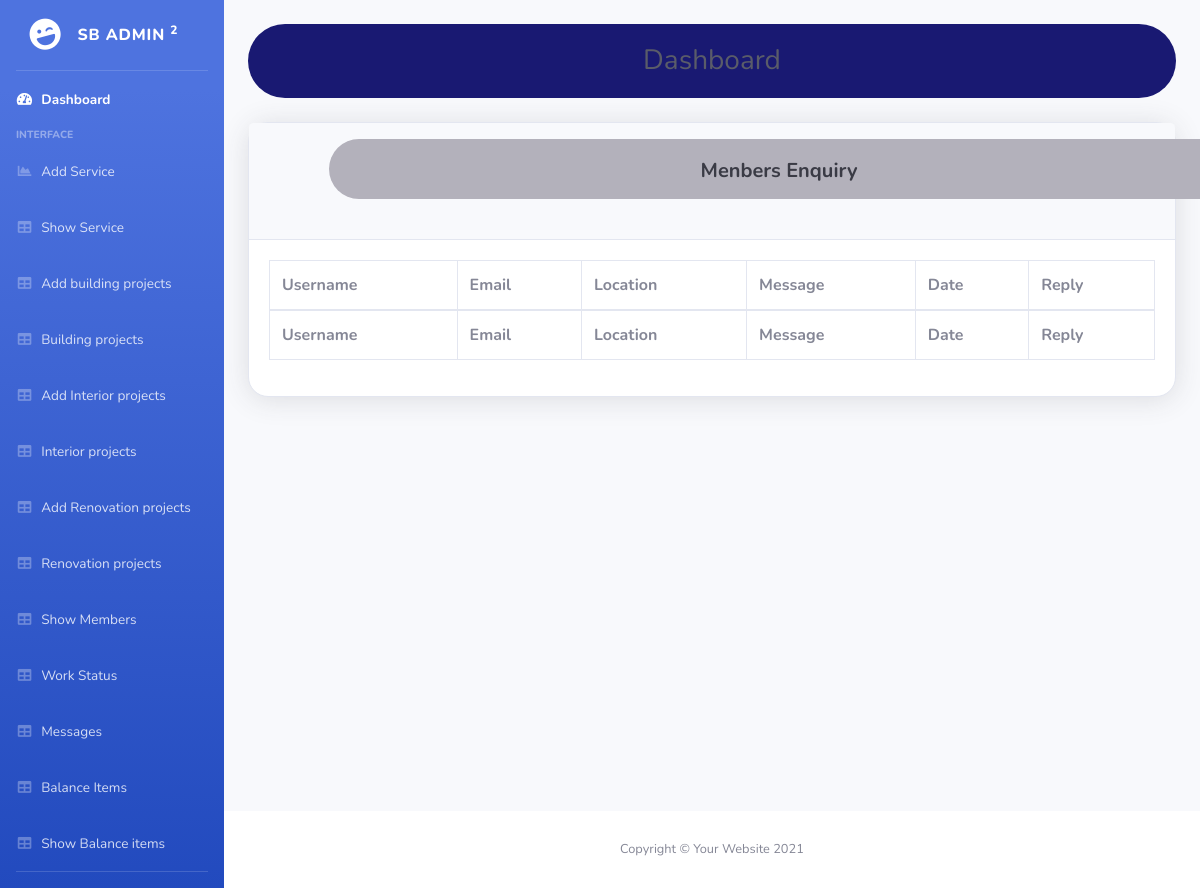
/index/MessageTable/, run on an earlier commit of the app's database.
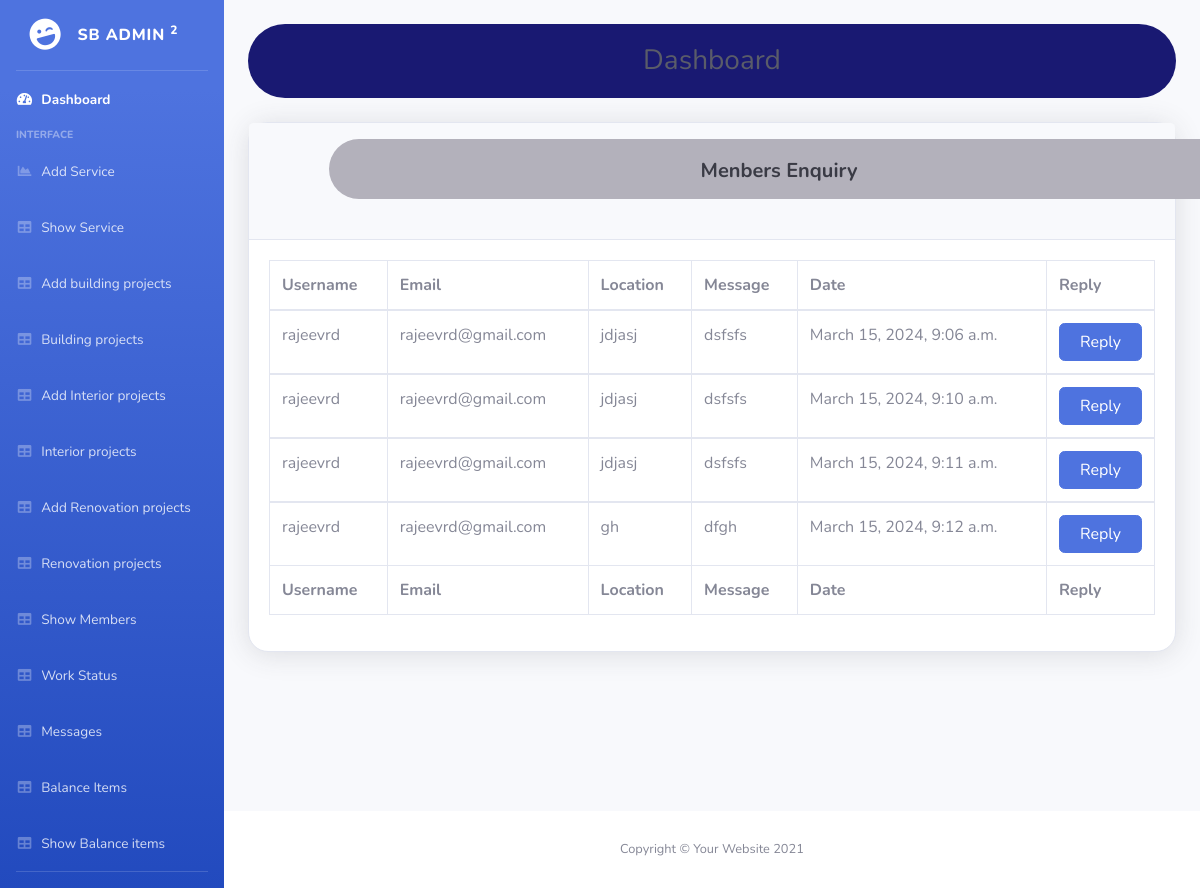
And on a later commit of the database.
### Usermodule/models.py (models this page shows, shortened)
class AppointmentRequest(models.Model):
    name = models.CharField(max_length=100)
    email = models.EmailField()
    message = models.TextField()
    location = models.CharField(max_length=100)
    created_at = models.DateTimeField(auto_now_add=True)

### Adminmodule/views.py (the view)
# urls.py: path('MessageTable/', views.MessageTable, name="MessageTable"),
def MessageTable(request):
    data = AppointmentRequest.objects.all()
    return render(request, "messagestable.html",{"data":data})

### Adminmodule/templates/messagestable.html (shortened to what this page needs)
<!DOCTYPE html>
{% extends 'Adminindex.html' %}
{% block content %}
<html lang="en">
<head>
    <link href="vendor/fontawesome-free/css/all.min.css" rel="stylesheet" type="text/css">
    <link href="css/sb-admin-2.min.css" rel="stylesheet">
</head>
<body class="bg-gradient-primary">
    <div class="container" >
        <div class="card shadow mb-4" style="border-radius: 20px;">
            <div class="card-header py-3">
                <h6 class="h5 font-weight-bold text-gray-900 mb-4 centered-container" style="margin-left:60px;background-color: #b3b1bb;width: 900px;height: 60px;">Menbers Enquiry  </h6>
            </div>
            <div class="card-body">
                <div class="table-responsive">
                    <table class="table table-bordered" id="dataTable" width="100%" cellspacing="0">
                        <thead>
                            <tr>
                                <th>Username</th>
                                <th>Email</th>
                                <th>Location</th>
                                <th>Message</th>
                                <th>Date</th>
                                <th>Reply</th>
                            </tr>
                        </thead>
                        <tfoot>
                            <tr>
                                <th>Username</th>
                                <th>Email</th>
                                <th>Location</th>
                                <th>Message</th>
                                <th>Date</th>
                                <th>Reply</th>
                            </tr>
                        </tfoot>
                        {% for i in data %}
                        <tbody>
                            <tr>
                                <td>{{i.name}}</td>
                                <td>{{i.email}}</td>
                                <td>{{i.location}}</td>
                                <td>{{i.message}}</td>
                                <td>{{i.created_at}}</td>
                                <form action="{% url 'showmessage' %}" method="get" enctype="multipart/form-data">
                                    <td>
                                        <button type="submit" class="btn btn-primary btn-user btn-block">
                                            Reply
                                        </button>
                                    </td>
                                </form>
                            </tr>
                        </tbody>
                        {% endfor %}
                    </table>
                </div>
            </div>
        </div>
    </div>
</div>
{% endblock %}

### Adminmodule/templates/Adminindex.html (shortened to what this page needs)
<!DOCTYPE html>
{% load static %}
<html lang="en">
<head>
    <link href="vendor/fontawesome-free/css/all.min.css" rel="stylesheet" type="text/css">
    <link href="{% static 'css/sb-admin-2.min.css' %}" rel="stylesheet">
</head>
<body>
    <div id="wrapper">
        <ul class="navbar-nav bg-gradient-primary sidebar sidebar-dark accordion box" id="">
            <a class="sidebar-brand d-flex align-items-center justify-content-center" href="index.html">
                <div class="sidebar-brand-icon rotate-n-15">
                    <i class="fas fa-laugh-wink"></i>
                </div>
                <div class="sidebar-brand-text mx-3">SB Admin <sup>2</sup></div>
            </a>
            <hr class="sidebar-divider my-0">
            <li class="nav-item active">
                <a class="nav-link" href="index.html">
                    <i class="fas fa-fw fa-tachometer-alt"></i>
                    <span>Dashboard</span></a>
            </li>
            <div class="sidebar-heading">
                Interface
            </div>
            <li class="nav-item">
                <a class="nav-link" href="{% url 'AddCategory' %}">
                    <i class="fas fa-fw fa-chart-area"></i>
                    <span>Add Service</span></a>
            </li>
            <li class="nav-item">
                <a class="nav-link" href="{% url 'showCategory' %}">
                    <i class="fas fa-fw fa-table"></i>
                    <span>Show Service</span></a>
            </li>
                        <li class="nav-item">
                            <a class="nav-link" href="{% url 'Addproperty' %}">
                                <i class="fas fa-fw fa-table"></i>
                                <span>Add building projects</span></a>
                        </li>
            <li class="nav-item">
                <a class="nav-link" href="{% url 'showproperty' %}">
                    <i class="fas fa-fw fa-table"></i>
                    <span>Building projects</span></a>
            </li>
        <li class="nav-item">
            <a class="nav-link" href="{% url 'Addinterior' %}">
            <i class="fas fa-fw fa-table"></i>
             <span>Add Interior projects</span></a>
         </li>
                                    <li class="nav-item">
                                        <a class="nav-link" href="{% url 'showinterior' %}">
                                            <i class="fas fa-fw fa-table"></i>
                                            <span>Interior projects</span></a>
                                    </li>
                                    <li class="nav-item">
                                        <a class="nav-link" href="{% url 'Renovations' %}">
                                        <i class="fas fa-fw fa-table"></i>
                                        <span>Add Renovation projects</span></a>
                                        </li>
                                        <li class="nav-item">
                                            <a class="nav-link" href="{% url 'showRenovation' %}">
                                            <i class="fas fa-fw fa-table"></i>
                                            <span>Renovation projects</span></a>
                                            </li>
                                     <li class="nav-item">
                                        <a class="nav-link" href="{% url 'showmembers' %}">
                                            <i class="fas fa-fw fa-table"></i>
                                            <span>Show Members</span></a>
                                    </li>
                                    <li class="nav-item">
                                    <a class="nav-link" href="{% url 'AddStatus' %}">
                                    <i class="fas fa-fw fa-table"></i>
                                    <span>Work Status</span></a>
                                    </li>
                                    <li class="nav-item">
                                    <a class="nav-link" href="{% url 'MessageTable' %}">
                                    <i class="fas fa-fw fa-table"></i>
                                    <span>Messages</span></a>
                                    </li>
                                    <li class="nav-item">
                                    <a class="nav-link" href="{% url 'balance' %}">
                                    <i class="fas fa-fw fa-table"></i>
                                    <span>Balance Items</span></a>
                                    </li>
                                    <li class="nav-item">
                                    <a class="nav-link" href="{% url 'showBalance' %}">
                                    <i class="fas fa-fw fa-table"></i>
                                    <span>Show Balance items</span></a>
                                    </li>
            <hr class="sidebar-divider d-none d-md-block">
        </ul><br>
        <div id="content-wrapper" class="d-flex flex-column">
            <div id="content">
                <div class="container-fluid">
                        <h1 class="h3 mb-0 text-gray-800 centered-container" >Dashboard</h1>
                    </div><br>
 {% block content %}
{% endblock %}
            <footer class="sticky-footer bg-white" style="position: sticky;bottom: 0;">
                <div class="container my-auto">
                    <div class="copyright text-center my-auto">
                        <span>Copyright &copy; Your Website 2021</span>
                    </div>
                </div>
            </footer>
        </div>
    </div>
</body>
</html>

### Adminmodule/templates/Adminindex.html (style rules this page uses)
.centered-container { text-align: center; padding: 20px; background-color: rgb(25, 25, 114); border-radius: 50px; }

What changed in the data, as far as the page shows it:
added AppointmentRequest: name "rajeevrd", email "rajeevrd@gmail.com", location "jdjasj", message "dsfsfs", created_at "March 15, 2024, 9:06 a.m."
added AppointmentRequest: name "rajeevrd", email "rajeevrd@gmail.com", location "jdjasj", message "dsfsfs", created_at "March 15, 2024, 9:10 a.m."
added AppointmentRequest: name "rajeevrd", email "rajeevrd@gmail.com", location "jdjasj", message "dsfsfs", created_at "March 15, 2024, 9:11 a.m."
added AppointmentRequest: name "rajeevrd", email "rajeevrd@gmail.com", location "gh", message "dfgh", created_at "March 15, 2024, 9:12 a.m."
